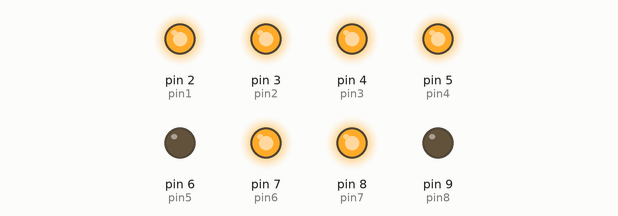
Simulated run of this sketch. Board: Arduino Uno, built with avr-gcc and run on an emulated ATmega328P. On the bench: output pins drawn as LEDs (lit = HIGH).

Above: at 0.1 s.
Timing chart, 0 to 1.6 s (numbered marks = the images above):
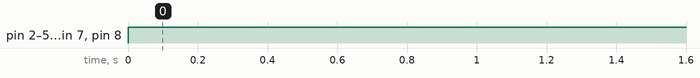

Measured:
- by itself, pin 2 (pin1), pin 3 (pin2), pin 4 (pin3), pin 5 (pin4), pin 7 (pin6), pin 8 (pin7): LOW → HIGH at 0.00 s

The sketch:

Seven_Segment_Display.ino
```cpp
int pin1 = 2, pin2 = 3, pin3 = 4, pin4 = 5, pin5 = 6, pin6 = 7, pin7 = 8, pin8 = 9;
int pin, arr = 9;
int pinVal[10][8] = {
  {0, 1, 1, 1, 1, 1, 1, 0}, //0
  {0, 0, 0, 1, 0, 0, 1, 0}, //1
  {1, 0, 1, 1, 1, 1, 0, 0}, //2
  {1, 0, 1, 1, 0, 1, 1, 0}, //3
  {1, 1, 0, 1, 0, 0, 1, 0}, //4
  {1, 1, 1, 0, 0, 1, 1, 0}, //5
  {1, 1, 1, 0, 1, 1, 1, 0}, //6
  {0, 0, 1, 1, 0, 0, 1, 0}, //7
  {1, 1, 1, 1, 1, 1, 1, 0}, //8
  {1, 1, 1, 1, 0, 1, 1, 0} //9
};
void setup() {
  // put your setup code here, to run once:
  Serial.begin(9600);
  pinMode(pin1, OUTPUT);
  pinMode(pin2, OUTPUT);
  pinMode(pin3, OUTPUT);
  pinMode(pin4, OUTPUT);
  pinMode(pin5, OUTPUT);
  pinMode(pin6, OUTPUT);
  pinMode(pin7, OUTPUT);
  pinMode(pin8, OUTPUT);
}

void loop() {
  for ( int num = 0; num <= 7; num++) {
    pin = num + 2;
    if (pinVal[arr][num] == 1) {
      digitalWrite(pin, HIGH);
    }
    else if (pinVal[arr][num] == 0) {
      digitalWrite(pin, LOW);
    }
  }
}
```
